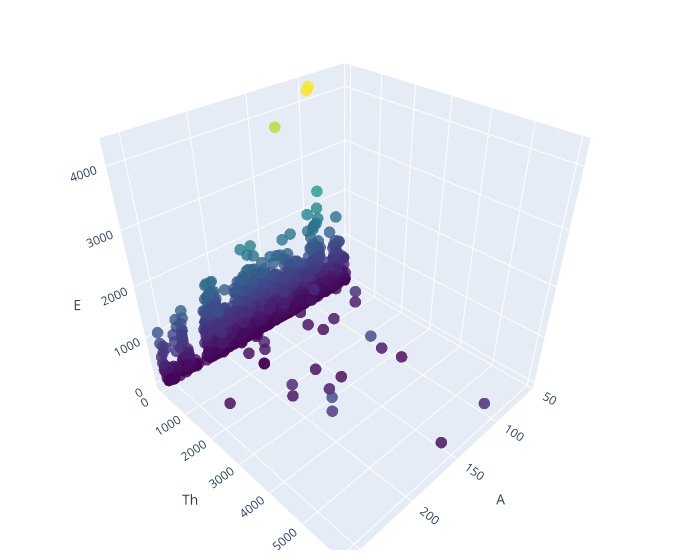

Notebook code cell kept with this figure:
### Code cell
fig = go.Figure(data=go.Scatter3d(
    x=df['A'], 
    y=df['Thm'], 
    z=df['E'],
    mode='markers',
    marker=dict(
        size=4,   # adjust the size of the scatter points
        color=df['E'],  # use the z values for color scale
        colorscale='Viridis',  # choose a colorscale
        opacity=0.8   # transparency of the points
    )))

fig.update_layout(scene=dict(xaxis_title='A',
                             yaxis_title='Th',
                             zaxis_title='E'),
                  width=700,
                  margin=dict(r=20, b=10, l=10, t=10))

fig.show()

### Figure 1 — Plotly figure (JSON) as saved in the notebook; plotly's stock layout.template omitted (floating-point values rounded to 4 significant figures; data arrays with more than 128 entries replaced by an {"elided": "..."} marker saying what was removed)
{"data": [{"marker": {"color": {"elided": "2825 float values"}, "colorscale": [[0, "#440154"], [0.1111, "#482878"], [0.2222, "#3e4989"], [0.3333, "#31688e"], [0.4444, "#26828e"], [0.5556, "#1f9e89"], [0.6667, "#35b779"], [0.7778, "#6ece58"], [0.8889, "#b5de2b"], [1, "#fde725"]], "opacity": 0.8, "size": 4}, "mode": "markers", "type": "scatter3d", "x": {"elided": "2825 int values"}, "y": {"elided": "2825 float values"}, "z": {"elided": "2825 float values"}}], "layout": {"margin": {"b": 10, "l": 10, "r": 20, "t": 10}, "scene": {"xaxis": {"title": {"text": "A"}}, "yaxis": {"title": {"text": "Th"}}, "zaxis": {"title": {"text": "E"}}}, "width": 700}}
